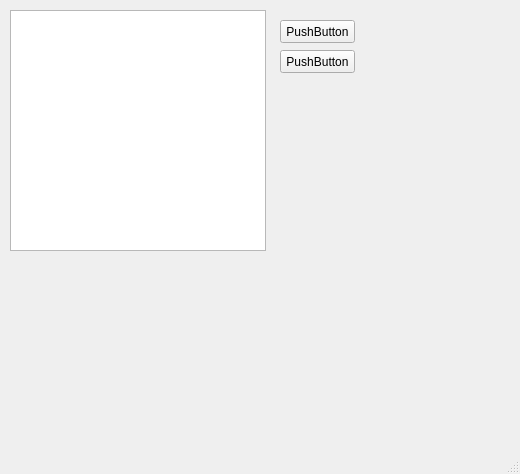
<?xml version="1.0" encoding="UTF-8"?>
<ui version="4.0">
 <class>MainWindow</class>
 <widget class="QMainWindow" name="MainWindow">
  <property name="geometry">
   <rect>
    <x>0</x>
    <y>0</y>
    <width>520</width>
    <height>474</height>
   </rect>
  </property>
  <property name="windowTitle">
   <string>MainWindow</string>
  </property>
  <widget class="QWidget" name="centralwidget">
   <widget class="QListWidget" name="listWidget">
    <property name="geometry">
     <rect>
      <x>10</x>
      <y>10</y>
      <width>256</width>
      <height>241</height>
     </rect>
    </property>
   </widget>
   <widget class="QPushButton" name="pushButton">
    <property name="geometry">
     <rect>
      <x>280</x>
      <y>20</y>
      <width>75</width>
      <height>23</height>
     </rect>
    </property>
    <property name="text">
     <string>PushButton</string>
    </property>
   </widget>
   <widget class="QPushButton" name="pushButton_2">
    <property name="geometry">
     <rect>
      <x>280</x>
      <y>50</y>
      <width>75</width>
      <height>23</height>
     </rect>
    </property>
    <property name="text">
     <string>PushButton</string>
    </property>
   </widget>
  </widget>
  <widget class="QMenuBar" name="menubar">
   <property name="geometry">
    <rect>
     <x>0</x>
     <y>0</y>
     <width>520</width>
     <height>21</height>
    </rect>
   </property>
  </widget>
  <widget class="QStatusBar" name="statusbar"/>
 </widget>
 <resources/>
 <connections/>
</ui>
